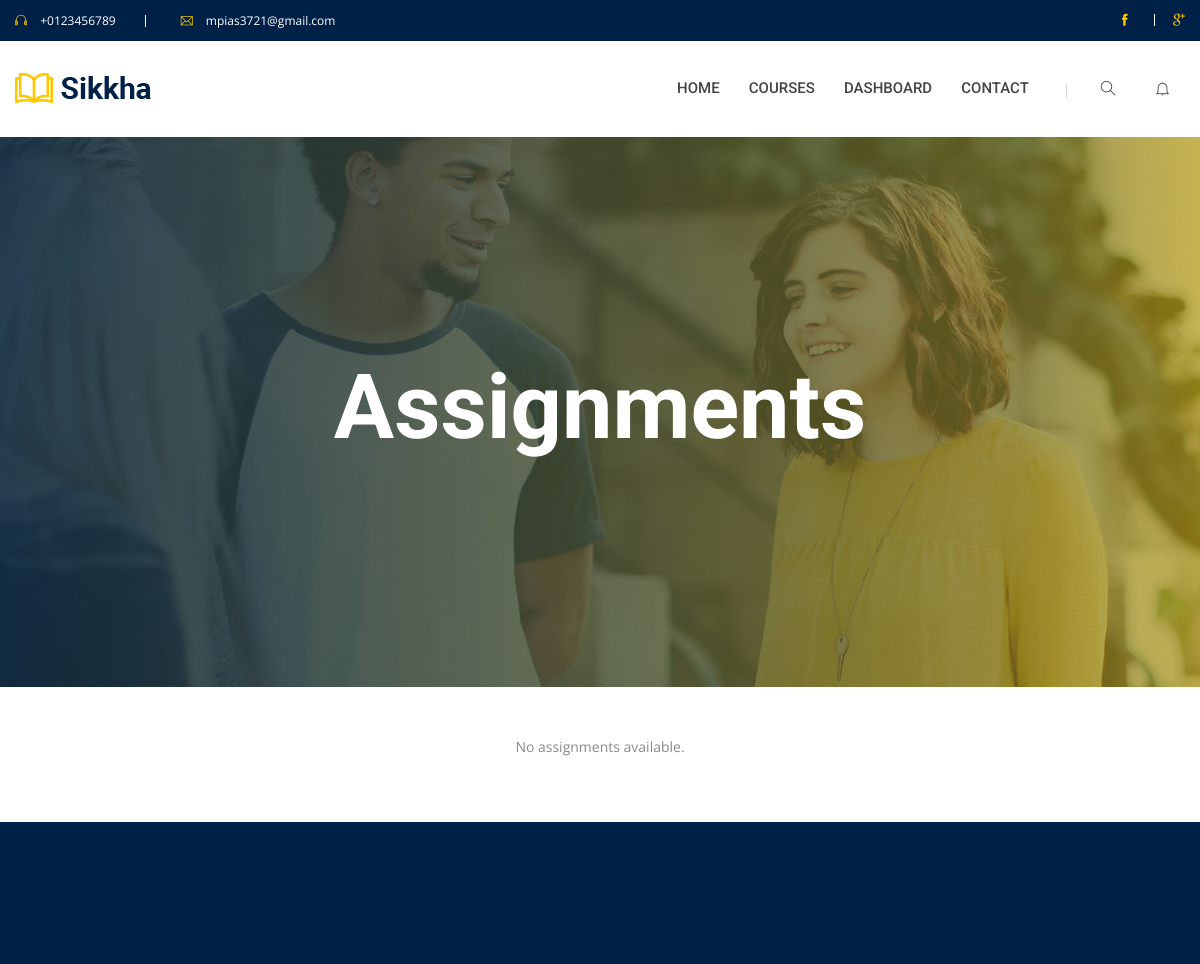
/assignment_list/3 (signed in, upper part), run on an earlier commit of the app's database.
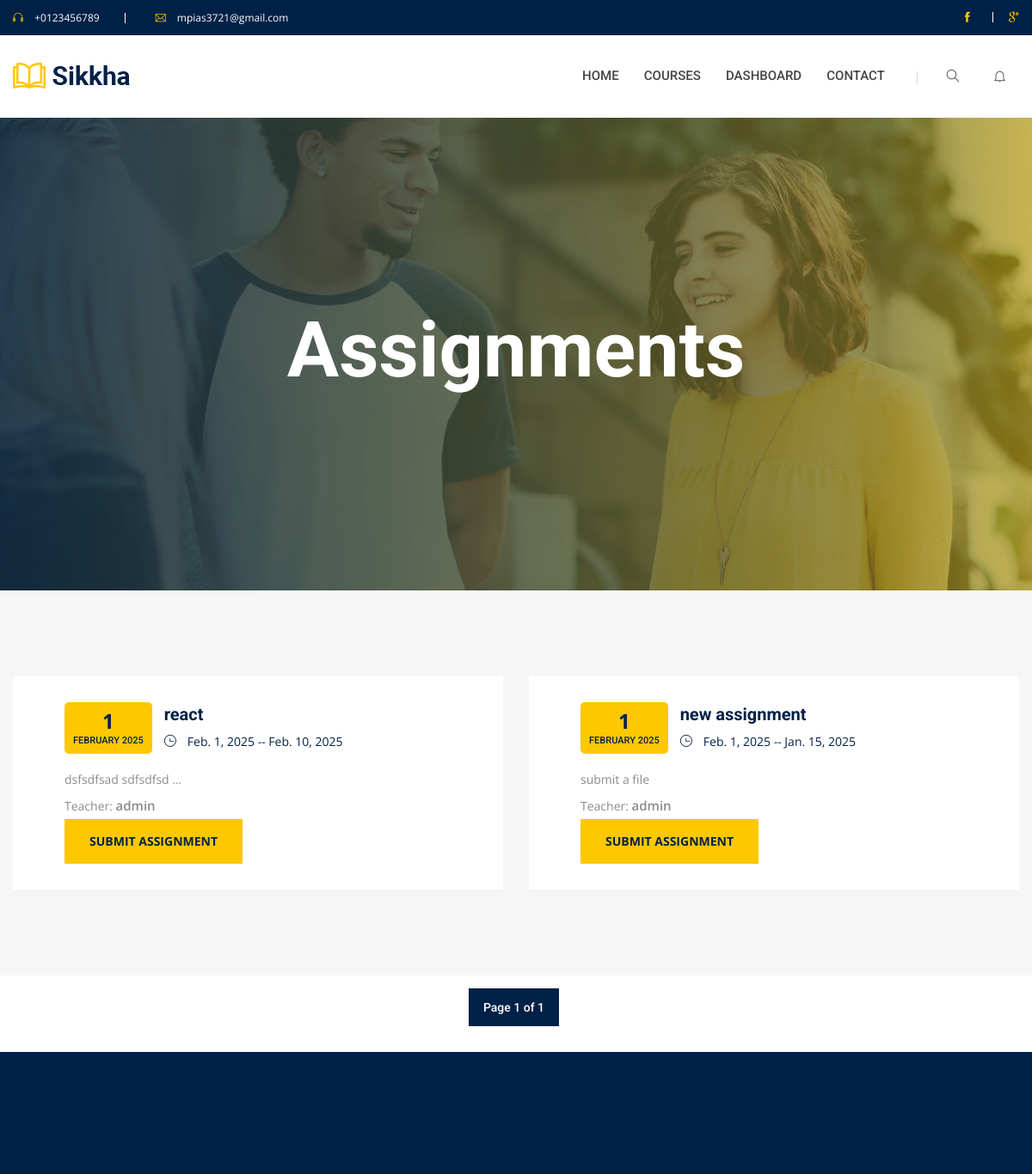
And on a later commit of the database.
### core/models.py (models this page shows, shortened)
class Assignment(models.Model):
    course = models.ForeignKey(
        Course, on_delete=models.CASCADE, related_name='assignments'
    )
    title = models.CharField(max_length=200)
    description = models.TextField()
    due_date = models.DateField()
    max_score = models.DecimalField(max_digits=5, decimal_places=2, default=100.0)
    uploaded_at = models.DateTimeField(auto_now_add=True)

class Course(models.Model):
    title = models.CharField(max_length=200)
    description = models.TextField()
    price = models.DecimalField(max_digits=10, decimal_places=2, default=0.0)
    image = models.ImageField(upload_to='course_images/')
    category = models.ForeignKey(
        Category, on_delete=models.SET_NULL, null=True, related_name='courses'
    )
    teacher = models.ForeignKey(User, on_delete=models.CASCADE)
    duration = models.CharField(max_length=100, blank=True, null=True)
    prerequisites = models.TextField(blank=True, null=True)
    created_at = models.DateTimeField(auto_now_add=True)
    is_free = models.BooleanField(default=False)
    rating = models.CharField(default=4, max_length=1,blank=True, null=True)
    tags = models.CharField(max_length=25, default='',blank=True, null=True)
    url = models.URLField(max_length=200, null=True, blank=True, help_text='')

### core/views.py (the view)
# urls.py: path('assignment_list/<int:course_id>', views.assignment_list, name='assignment_list'),
@login_required
def assignment_list(request,course_id):
    assignments = Assignment.objects.all().order_by('-uploaded_at')  # নতুন অ্যাসাইনমেন্ট আগে দেখাবে
    paginator = Paginator(assignments, 6)  # প্রতি পেজে 6টি অ্যাসাইনমেন্ট দেখাবে
    page_number = request.GET.get('page')
    page_obj = paginator.get_page(page_number)
    return render(request, 'base/assignment/assignment_list.html', {'assignments': page_obj})

### core/context_processors.py (called while the page is built)
def cats(request):
    cats = Category.objects.all()
    return {'categorys': cats}

def notifications(request):
    notifications = 0
    if request.user.is_authenticated:
        notifications = Notification.objects.filter(user=request.user, is_read=False).count()
    is_teacher = request.user.groups.filter(name='Teacher').exists()
    return {'notifications': notifications, 'is_teacher': is_teacher}

### templates/base/assignment/assignment_list.html (shortened to what this page needs)
{% extends 'base/base.html' %}
{% block content %}
    <div class="slider-area">
        <div class="pages-title">
            <div class="single-slider slider-height slider-height-breadcrumb d-flex align-items-center" style="background-image: url('/static/assets/img/bg/others_bg.jpg'); background-size: cover; background-position: center;">
                <div class="container">
                    <div class="row">
                        <div class="col-xl-12 text-center">
                            <div class="slider-content slider-content-breadcrumb">
                                <h1 class="white-color f-700">Assignments</h1>
                            </div>
                        </div>
                    </div>
                </div>
            </div>
        </div>
    </div>
    {% if assignments %}
    <div class="events-area gray-bg pt-100 pb-70">
        <div class="container">
            <div class="events-list">
                <div class="row">
                    {% for i in assignments %}
                    <div class="col-xl-6 col-lg-6 col-md-6">
                        <div class="single-events mb-30">
                            <div class="events-wrapper events-wrapper-padding">
                                <div class="events-inner d-flex">
                                    <div class="events-text white-bg">
                                        <div class="event-text-heading mb-20">
                                            <div class="events-calendar text-center f-left">
                                                <span class="date">{{ i.uploaded_at.day }}</span>
                                                <span class="month">{{ i.uploaded_at|date:"F Y" }}</span>
                                            </div>
                                            <div class="events-text-title clearfix">
                                                <a href="#"><h4>{{ i.title }}</h4></a>
                                                <div class="time-area">
                                                    <span class="ti-time"></span>
                                                    <span class="published-time">
                                                        {{ i.uploaded_at.date }} -- {{ i.due_date }}
                                                    </span>
                                                </div>
                                            </div>
                                        </div>
                                        <div class="events-para">
                                            <p>{{ i.description | truncatechars:20 }}</p>
                                        </div>
                                        <div class="events-speaker">
                                            <h2>Teacher: <span>{{ i.course.teacher.username }}</span></h2>
                                        </div>
                                        <button type="button" class="btn btn-primary" data-bs-toggle="modal" data-bs-target="#uploadModal{{ i.id }}">
                                            Submit Assignment
                                        </button>
                                    </div>
                                </div>
                            </div>
                        </div>
                    </div>
                    {% endfor %}
                </div>
            </div>
        </div>
    </div>
    <div class="row">
        <div class="col-xl-12 text-center">
            <div class="single-events-btn mt-15 mb-30">
                <nav class="course-pagination mb-30" aria-label="Page navigation">
                    <ul class="pagination justify-content-center">
                        <li class="page-item active">
                            <a class="page-link" href="#">Page {{ assignments.number }} of {{ assignments.paginator.num_pages }}</a>
                        </li>
                    </ul>
                </nav>
            </div>
        </div>
    </div>
{% else %}
<div class="container text-center py-5">
    <p>No assignments available.</p>
</div>
{% endif %}
{% endblock %}

What changed in the data, as far as the page shows it:
added Assignment: uploaded_at.day "1", uploaded_at "FEBRUARY 2025", title "react", uploaded_at "Feb. 1, 2025", due_date "Feb. 10, 2025", description "dsfsdfsad sdfsdfsd …", course.teacher.username "admin"
added Assignment: uploaded_at.day "1", uploaded_at "FEBRUARY 2025", title "new assignment", uploaded_at "Feb. 1, 2025", due_date "Jan. 15, 2025", description "submit a file", course.teacher.username "admin"
Also different on the page:
{{ assignments.number }}: (not shown) → "1"
{{ assignments.paginator.num_pages }}: (not shown) → "1"
text no longer shown: "No assignments available."
text now shown: "Page of"
